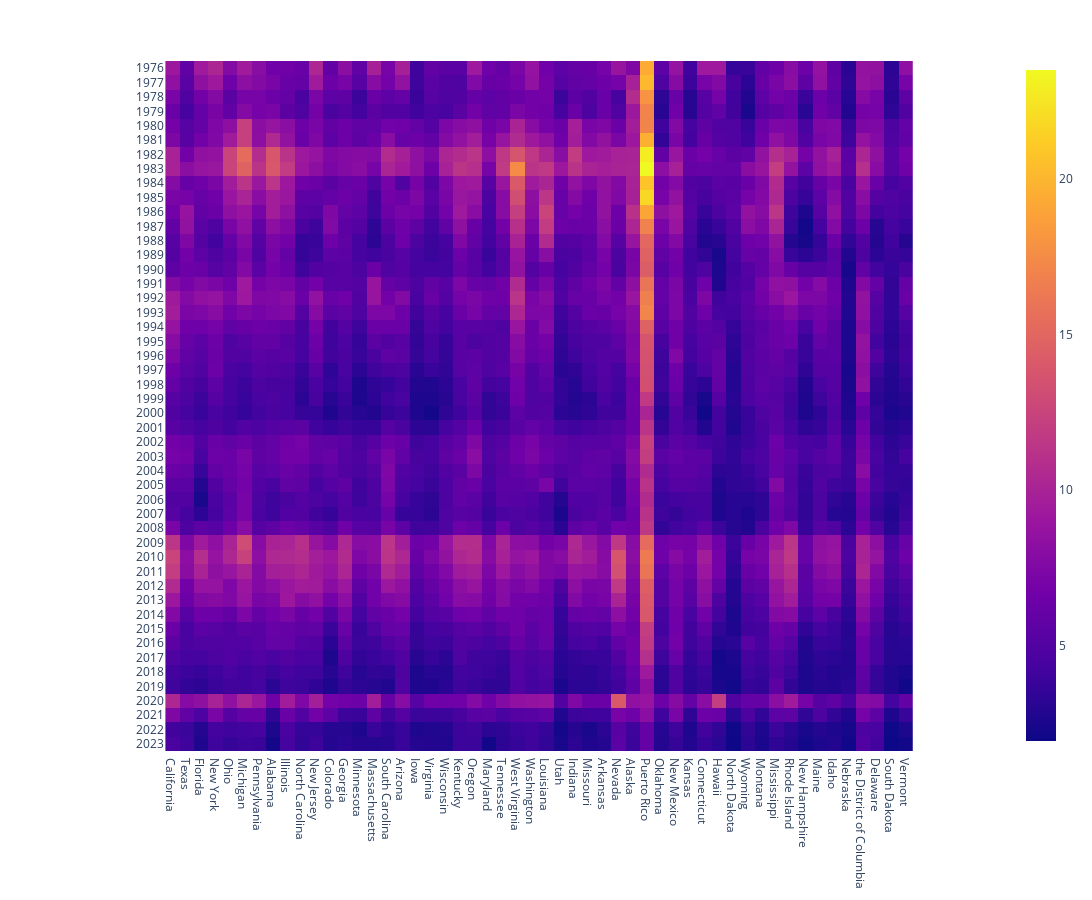

Notebook code for this chart:
### Code cell
px.imshow(yearly_unemp_df, height = 900, width =1500)

### Figure 1 — Plotly figure (JSON) as saved in the notebook; plotly's stock layout.template omitted (floating-point values rounded to 4 significant figures; data arrays with more than 128 entries replaced by an {"elided": "..."} marker saying what was removed)
{"data": [{"coloraxis": "coloraxis", "hovertemplate": "x: %{x}<br>y: %{y}<br>color: %{z}<extra></extra>", "name": "0", "type": "heatmap", "x": ["California", "Texas", "Florida", "New York", "Ohio", "Michigan", "Pennsylvania", "Alabama", "Illinois", "North Carolina", "New Jersey", "Colorado", "Georgia", "Minnesota", "Massachusetts", "South Carolina", "Arizona", "Iowa", "Virginia", "Wisconsin", "Kentucky", "Oregon", "Maryland", "Tennessee", "West Virginia", "Washington", "Louisiana", "Utah", "Indiana", "Missouri", "Arkansas", "Nevada", "Alaska", "Puerto Rico", "Oklahoma", "New Mexico", "Kansas", "Connecticut", "Hawaii", "North Dakota", "Wyoming", "Montana", "Mississippi", "Rhode Island", "New Hampshire", "Maine", "Idaho", "Nebraska", "the District of Columbia", "Delaware", "South Dakota", "Vermont"], "xaxis": "x", "y": ["1976", "1977", "1978", "1979", "1980", "1981", "1982", "1983", "1984", "1985", "1986", "1987", "1988", "1989", "1990", "1991", "1992", "1993", "1994", "1995", "1996", "1997", "1998", "1999", "2000", "2001", "2002", "2003", "2004", "2005", "2006", "2007", "2008", "2009", "2010", "2011", "2012", "2013", "2014", "2015", "2016", "2017", "2018", "2019", "2020", "2021", "2022", "2023"], "yaxis": "y", "z": {"elided": "48x52 float values"}}], "layout": {"coloraxis": {"colorscale": [[0, "#0d0887"], [0.1111, "#46039f"], [0.2222, "#7201a8"], [0.3333, "#9c179e"], [0.4444, "#bd3786"], [0.5556, "#d8576b"], [0.6667, "#ed7953"], [0.7778, "#fb9f3a"], [0.8889, "#fdca26"], [1, "#f0f921"]]}, "height": 900, "margin": {"t": 60}, "width": 1500, "xaxis": {"anchor": "y", "constrain": "domain", "domain": [0, 1], "scaleanchor": "y"}, "yaxis": {"anchor": "x", "autorange": "reversed", "constrain": "domain", "domain": [0, 1]}}}
